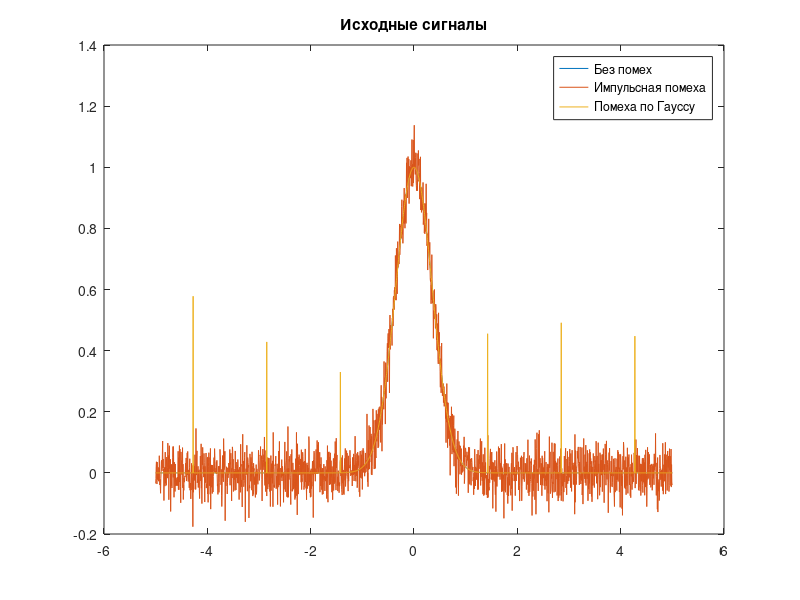
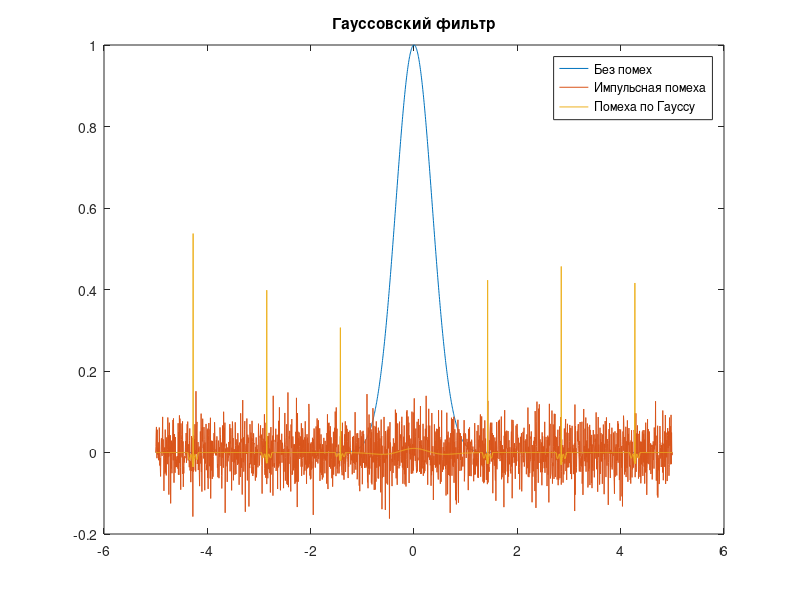
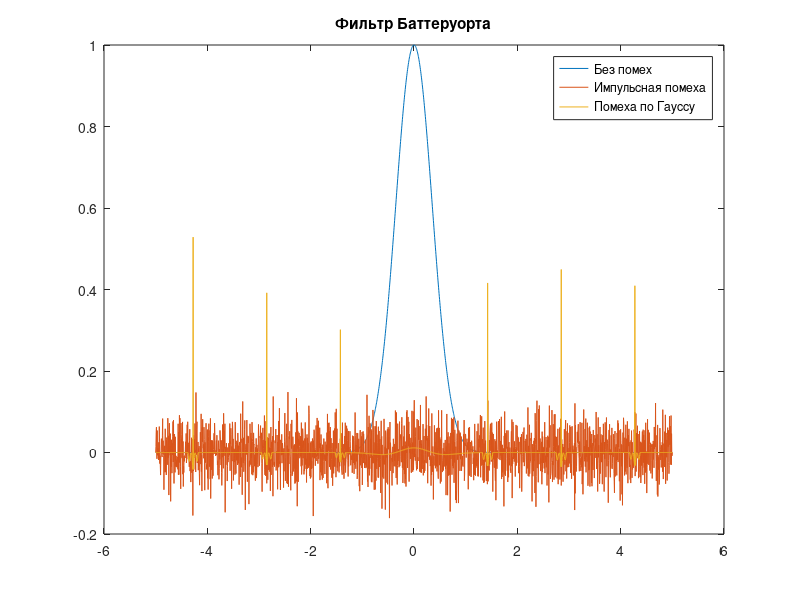

MATLAB code for these plots, in order:
pkg load signal;
pkg load statistics;

function lab_05
    % Input parameters
    A = 1.0;
    sigma = 0.5;

    % Borders of calculation
    mult = 5;
    step = 0.005;
    t = -mult:step:mult;

    % Pulse generation
    x0 = gauspls(t,A,sigma);

    % Gaussian noise generation
    NA = 0;
    NS = 0.05;
    n1 = normrnd(NA,NS,[1 length(x0)]);
    x1 = x0+n1;

    % Impulsive noise generation
    count = 7;
    M = 0.4;
    n2 = impnoise(length(x0),count,M);
    x2 = x0+n2;

    % Calculation of filtering arrays
    [B,A] = butter(6,0.05,'high');
    G = gaussfilt(4,20,'high');
    BB = buttfilt(6,20,'high');

    %
    % PLOTTING
    %

    figure(1)
    plot(t,x0,t,x1,t,x2);
    title('Исходные сигналы');
    legend('Без помех','Импульсная помеха','Помеха по Гауссу');

    % figure(2)
    % plot(t,x0,t,filtfilt(B,A,x1),t,filtfilt(B,A,x2));
    % title('Recursive Butterworth filtering');
    % legend('Without noise','Impulsive noise','Gaussian noise');

    figure(2)
    plot(t,x0,t,x1-filtfilt(G,1,x1),t,x2-filtfilt(G,1,x2));
    title('Гауссовский фильтр');
    legend('Без помех','Импульсная помеха','Помеха по Гауссу');

    figure(3)
    plot(t,x0,t,x1-filtfilt(BB,1,x1),t,x2-filtfilt(BB,1,x2));
    title('Фильтр Баттеруорта');
    legend('Без помех','Импульсная помеха','Помеха по Гауссу');
end

% Gaussian pulse generation
function y = gauspls(x,A,s)
	y = A * exp(-(x/s).^2);
end

% Impulsive noise generation
function y = impnoise(size,N,mult)
    step = floor(size/N);
    y = zeros(1,size);
    for i = 1:floor(N/2)
        y(round(size/2)+i*step) = mult*(0.5+rand);
        y(round(size/2)-i*step) = mult*(0.5+rand);
    end
end

% Non-recursive Butterworth implementation
function y = buttfilt(D,size,type)
    x = linspace(-size/2,size/2,size);
    if (strcmp(type,'low'))
        y = 1./(1+(x./D).^4);
    elseif (strcmp(type,'high'))
        y = 1./(1+(D./x).^4);
    else
        y = x*sum(x);
    end
    y = y/sum(y);
end

% Non-recursive Gaussian implementation
function y = gaussfilt(sigma,size,type)
    x = linspace(-size/2,size/2,size);
    if (strcmp(type,'low'))
        y = exp(-x.^2/(2*sigma^2));
    elseif (strcmp(type,'high'))
        y = 1 - exp(-x.^2/(2*sigma^2));
    else
        y = x*sum(x);
    end
    y = y/sum(y);
end

lab_05;